Frame 1 (no input): blank canvas, image omitted
Frame 60 (the mouse pressed at the canvas centre just before this capture): blank canvas, image omitted
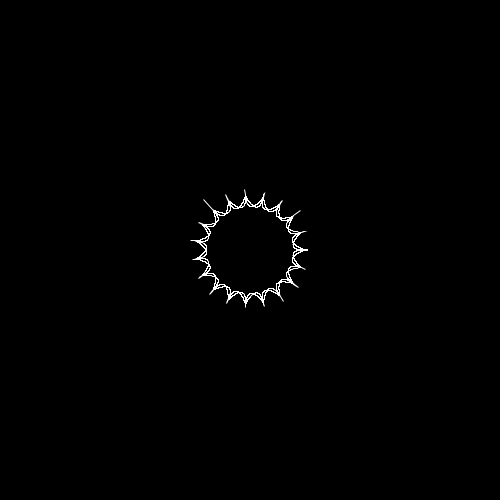
Frame 120 (the mouse held since frame 60 and released just before this capture)

The Processing sketch whose frames 1 and 60 were blank and that drew this single picture after the mouse press (run headless with seeded random() and noise(); from frame 60 on, the mouse is pressed at the canvas centre):

// Processing sketch: superformula
// ── superformula.pde
static float radiusMultiplier = 50.0;
float t = 0;

void setup(){
  size(500, 500);
  stroke(255);
  noFill();
}

void draw(){
  background(0);
  translate(width/2, height/2);
  
  beginShape();
  
  // add vertices
  for(float theta = 0; theta < 4*PI; theta += 0.001){
     float rad = r(
       theta,  //theta
       2.0,      // a
       2.0,      // b
       map(mouseX, 0, width, 6, 32),      // m
       map(mouseY, 0, height,0, 3),      // n1
       sin(t) * 0.5 + 0.5,      // n2
       cos(t) * 0.5 + 0.5      // n3
      );
     float x = rad * cos(theta) * radiusMultiplier;
     float y = rad * sin(theta) * radiusMultiplier;
     vertex(x, y);
  }
  
  endShape();
  
  t += 0.1;
}

float r(float theta, float a, float b, float m, float n1, float n2, float n3){
  
  return pow(pow(abs(cos(m * theta / 4.0) / a), n2) + pow(abs(sin(m * theta / 4.0) / b), n3), -1.0/n1);
  
}
